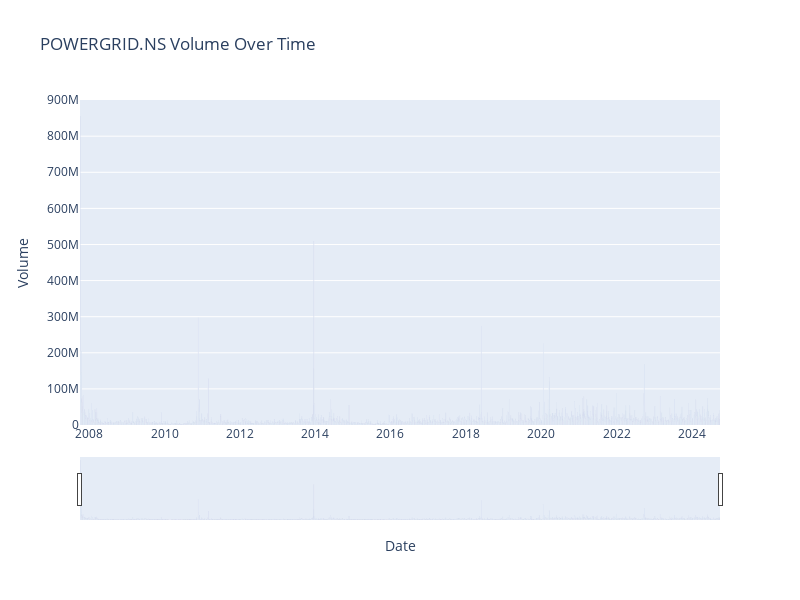

Source (notebook cell):
### Code cell
import plotly.graph_objs as go

fig = go.Figure()

fig.add_trace(go.Bar(x=df.index, y=df['Volume'], name=f'{stock} Volume', marker=dict(color='rgba(0, 0, 139, 0.8)')   ))

fig.update_layout(
    title=f'{stock} Volume Over Time',
    xaxis_title='Date',
    yaxis_title='Volume',
    width=800,
    height=600,
    xaxis_rangeslider_visible=True
)


# fig.write_html("prediction_vs_original_trend.html")
fig.show()

### Figure 1 — Plotly figure (JSON) as saved in the notebook; plotly's stock layout.template omitted (floating-point values rounded to 4 significant figures; data arrays with more than 128 entries replaced by an {"elided": "..."} marker saying what was removed)
{"data": [{"marker": {"color": "rgba(0, 0, 139, 0.8)"}, "name": "POWERGRID.NS Volume", "type": "bar", "x": {"elided": "4186 str values"}, "y": {"elided": "4186 int values"}}], "layout": {"height": 600, "title": {"text": "POWERGRID.NS Volume Over Time"}, "width": 800, "xaxis": {"rangeslider": {"visible": true}, "title": {"text": "Date"}}, "yaxis": {"title": {"text": "Volume"}}}}
